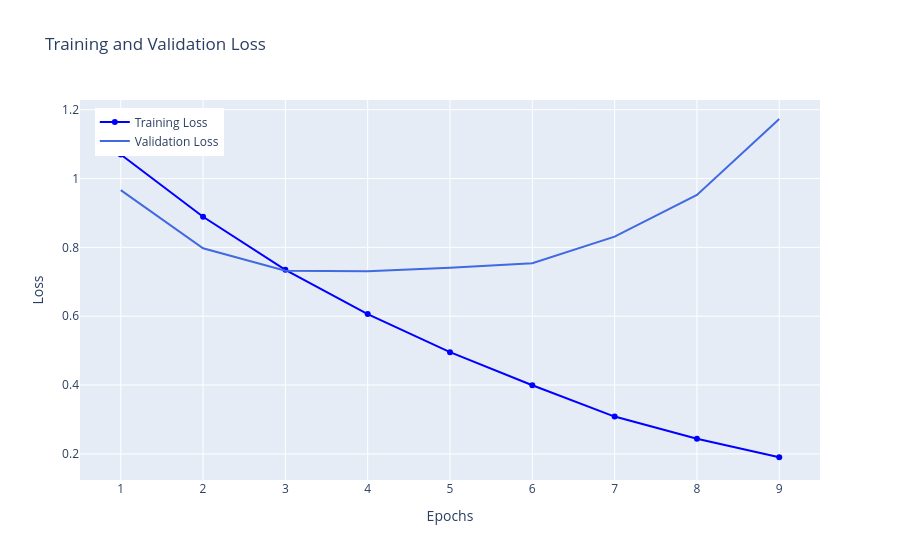

Notebook code for this chart:
### Code cell
acc = train_state['train_acc']
val_acc = train_state['val_acc']
loss = train_state['train_loss']
val_loss = train_state['val_loss']

epochs = list(range(1, len(acc) + 1))

# Create interactive line chart
fig = go.Figure()

for y, name, color, mode in [(loss, 'Training Loss', 'blue', 'lines+markers'),
                             (val_loss, 'Validation Loss', 'royalblue', 'lines')]:
    fig.add_trace(go.Scatter(x=epochs, y=y, mode=mode, name=name, line=dict(color=color)))

fig.update_layout(
    title='Training and Validation Loss',
    xaxis_title='Epochs',
    yaxis_title='Loss',
    legend=dict(x=0.02, y=0.98)
)

fig.show()

### Figure 1 — Plotly figure (JSON) as saved in the notebook; plotly's stock layout.template omitted (floating-point values rounded to 4 significant figures)
{"data": [{"line": {"color": "blue"}, "mode": "lines+markers", "name": "Training Loss", "x": [1, 2, 3, 4, 5, 6, 7, 8, 9], "y": [1.07, 0.8888, 0.7348, 0.6061, 0.4954, 0.3995, 0.3084, 0.244, 0.1902], "type": "scatter"}, {"line": {"color": "royalblue"}, "mode": "lines", "name": "Validation Loss", "x": [1, 2, 3, 4, 5, 6, 7, 8, 9], "y": [0.9664, 0.7972, 0.732, 0.7307, 0.7406, 0.7537, 0.8312, 0.9522, 1.173], "type": "scatter"}], "layout": {"legend": {"x": 0.02, "y": 0.98}, "title": {"text": "Training and Validation Loss"}, "xaxis": {"title": {"text": "Epochs"}}, "yaxis": {"title": {"text": "Loss"}}}}
